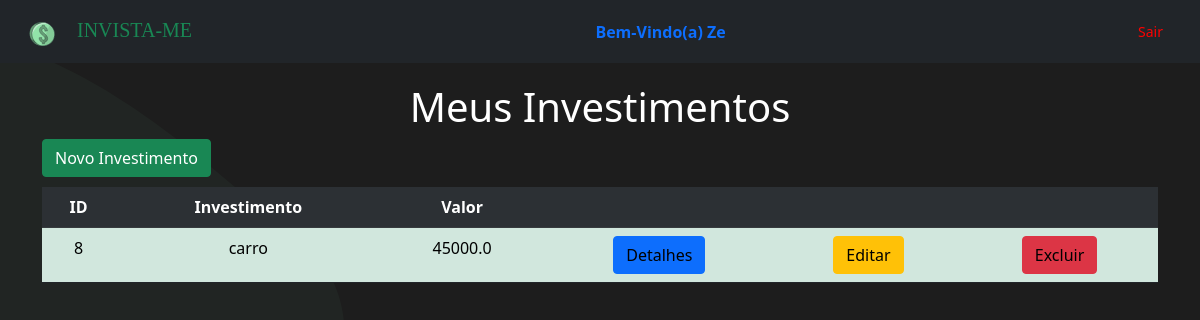
The app's page /listagem/ (signed in), older data.
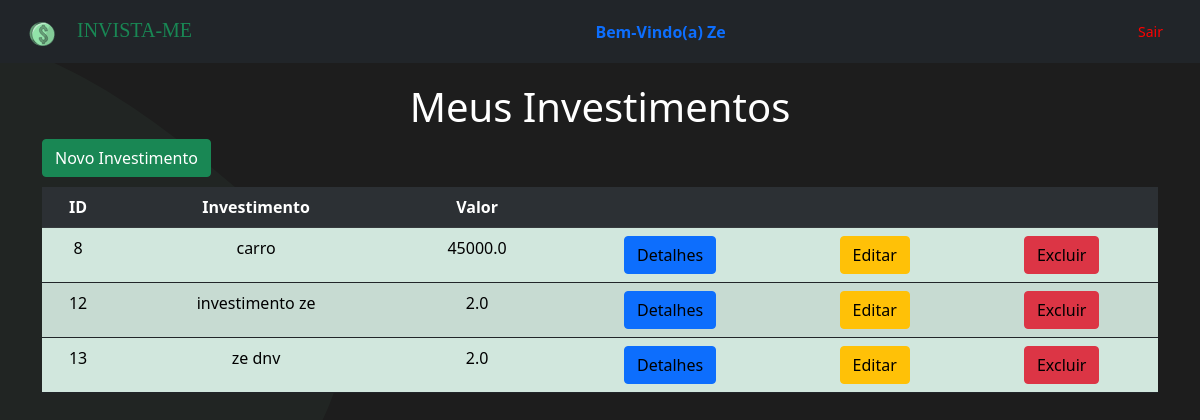
The same page, newer data.
### invistame/models.py (models this page shows)
class Investimento(models.Model):
    investimento = models.TextField(max_length=200)
    valor = models.FloatField(max_length=9)
    pago = models.BooleanField(default=False)
    data = models.DateField(default=datetime.now)
    hora = models.TimeField(default=time.strftime('%H:%M', time.localtime()))

### invistame/views.py (the view)
# urls.py: path('listagem/', views.listagem, name='listagem'),
@login_required
def listagem(request):
    dados = {
        'dados': Investimento.objects.all()
    }
    return render(request, 'investimentos/listagem.html', context=dados)

### invistame/templates/investimentos/listagem.html (shortened to what this page needs)
{% extends 'base.html' %}
{% block content %}
<div class="container">
    <h1 style="text-align: center; color: #fff; margin-top: 20px">Meus Investimentos</h1>
    <button class="btn btn-success" style="margin-bottom: 10px;"><a style="color: white; text-decoration: none;"
            href="{% url 'novo_investimento' %}">Novo Investimento</a></button>
    <table class='table table-success table-hover table-striped border-dark'>
        <tr style="text-align: center; border-radius: 20px;" class="table-dark">
            <th>ID</th>
            <th>Investimento</th>
            <th>Valor</th>
            <th></th>
            <th></th>
            <th></th>
        </tr>
        {% for dado in dados %}
        <tr style="text-align: center;">
            <td>{{dado.id}}</td>
            <td>{{dado.investimento}}</td>
            <td>{{dado.valor}}</td>
            <td><button class="btn btn-primary"><a style='color: black;text-decoration: none;'
                        href="{% url 'detalhes' dado.id %}">Detalhes</a></button></td>
            <td><button class="btn btn-warning"><a style='color: black;text-decoration: none;'
                        href="{% url 'editar' dado.id %}">Editar</a></button></td>
            <td><button class="btn btn-danger"><a style='color: black;text-decoration: none;'
                        href="{% url 'excluir' dado.id %}">Excluir</a></button></td>
        </tr>
        {% endfor %}
    </table>
</div>
{% endblock %}

### invistame/templates/base.html (shortened to what this page needs)
{% load static %}
<!doctype html>
<html>
<head>
  <link href="https://cdn.jsdelivr.net/npm/bootstrap@5.0.2/dist/css/bootstrap.min.css" rel="stylesheet"
>
  <link rel="stylesheet" href="{% static 'css/styles.css' %}">
</head>
<body>
  {% if user.is_authenticated %}
  <div class="navbar-index">
    <nav class="navbar navbar-light bg-dark">
      <div class="container-fluid">
        <a class="navbar-brand text-success" style="font-family: 'Bungee', cursive;" href="{% url 'listagem' %}">
          <img src="{% static 'img/icon-title.svg' %}" alt="icone" width="60" height="30"
            class="d-inline-block align-text-top">
          INVISTA-ME
        </a>
        <li style="display: flex; justify-content: center;">
          <strong class='nav-item nav-link'>Bem-Vindo(a) {{user.get_username.title}}</strong>
        </li>
        <button class="btn btn-sm btn-outline-secundary justify-content-end" type="button"><a href="{% url 'logout' %}"
            style="color: red;" class="nav-link">Sair</a></button>
          </div>
        </nav>
      </div>
  {% endif %}
  {% block content %}
  {% endblock %}
</body>
</html>

### invistame/static/css/styles.css (style rules this page uses)
body { background: url("/static/img/page.svg"); background-repeat: no-repeat; background-size: cover; position: relative; height: 100vh; width: 100vw; }

Row changes from the older to the newer data that the page shows:
added Investimento: id "12", investimento "investimento ze", valor "2.0"
added Investimento: id "13", investimento "ze dnv", valor "2.0"
